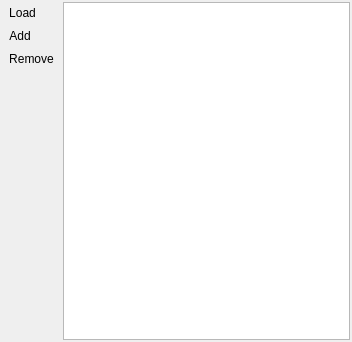
<?xml version="1.0" encoding="UTF-8"?>
<ui version="4.0">
 <class>Form</class>
 <widget class="QWidget" name="Form">
  <property name="geometry">
   <rect>
    <x>0</x>
    <y>0</y>
    <width>352</width>
    <height>342</height>
   </rect>
  </property>
  <property name="windowTitle">
   <string>Form</string>
  </property>
  <layout class="QHBoxLayout" name="horizontalLayout">
   <property name="spacing">
    <number>2</number>
   </property>
   <property name="leftMargin">
    <number>2</number>
   </property>
   <property name="topMargin">
    <number>2</number>
   </property>
   <property name="rightMargin">
    <number>2</number>
   </property>
   <property name="bottomMargin">
    <number>2</number>
   </property>
   <item>
    <layout class="QVBoxLayout" name="verticalLayout">
     <property name="spacing">
      <number>2</number>
     </property>
     <property name="topMargin">
      <number>0</number>
     </property>
     <item>
      <widget class="QToolButton" name="btnLoadClasses">
       <property name="toolTip">
        <string>Load classification scheme from raster image</string>
       </property>
       <property name="text">
        <string>Load</string>
       </property>
       <property name="icon">
        <iconset resource="resources.qrc">
         <normaloff>:/enmapbox/icons/mActionAdd.svg</normaloff>:/enmapbox/icons/mActionAdd.svg</iconset>
       </property>
       <property name="autoRaise">
        <bool>true</bool>
       </property>
      </widget>
     </item>
     <item>
      <widget class="QToolButton" name="btnAddClasses">
       <property name="toolTip">
        <string>Add a new class</string>
       </property>
       <property name="text">
        <string>Add</string>
       </property>
       <property name="icon">
        <iconset resource="resources.qrc">
         <normaloff>:/enmapbox/icons/copyright_label.svg</normaloff>:/enmapbox/icons/copyright_label.svg</iconset>
       </property>
       <property name="autoRaise">
        <bool>true</bool>
       </property>
      </widget>
     </item>
     <item>
      <widget class="QToolButton" name="btnRemoveClasses">
       <property name="toolTip">
        <string>Remove selected classes</string>
       </property>
       <property name="text">
        <string>Remove</string>
       </property>
       <property name="icon">
        <iconset resource="resources.qrc">
         <normaloff>:/enmapbox/icons/remove_class.svg</normaloff>:/enmapbox/icons/remove_class.svg</iconset>
       </property>
       <property name="autoRaise">
        <bool>true</bool>
       </property>
      </widget>
     </item>
     <item>
      <spacer name="verticalSpacer">
       <property name="orientation">
        <enum>Qt::Vertical</enum>
       </property>
       <property name="sizeHint" stdset="0">
        <size>
         <width>20</width>
         <height>40</height>
        </size>
       </property>
      </spacer>
     </item>
    </layout>
   </item>
   <item>
    <widget class="QTableView" name="tableClassificationScheme">
     <property name="dragEnabled">
      <bool>true</bool>
     </property>
     <property name="alternatingRowColors">
      <bool>true</bool>
     </property>
     <property name="sortingEnabled">
      <bool>true</bool>
     </property>
    </widget>
   </item>
  </layout>
 </widget>
 <resources>
  <include location="resources.qrc"/>
 </resources>
 <connections/>
</ui>
